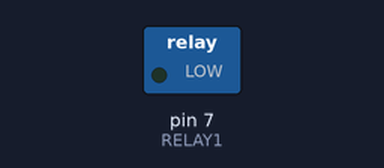
A sketch run on a simulated Arduino Uno, built with avr-gcc and run on an emulated ATmega328P. Parts: switched loads named in the sketch (green lamp = pin HIGH).

Above: at 2.5 s.
At 7.5 s:
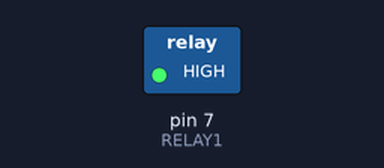
Timing chart, 0 to 13.0 s (numbered marks = the images above):
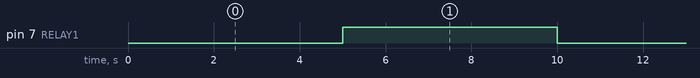

The sketch:

relay_test.ino
```cpp
#define RELAY1  7
void setup() {
  // put your setup code here, to run once:
  pinMode(RELAY1, OUTPUT);
}

void loop() {
  // put your main code here, to run repeatedly:
  digitalWrite(RELAY1, 0);
  digitalWrite(13, HIGH);
  delay(5000);

  digitalWrite(13, LOW);
  digitalWrite(7, 1);
  delay(5000);

}
```

Measured:
- by itself, pin 7 (RELAY1): alternates HIGH for 5.0 s and LOW for 5.0 s
